Frame 1 (no input): blank canvas, image omitted
Frame 60 (the mouse pressed at the canvas centre just before this capture): blank canvas, image omitted
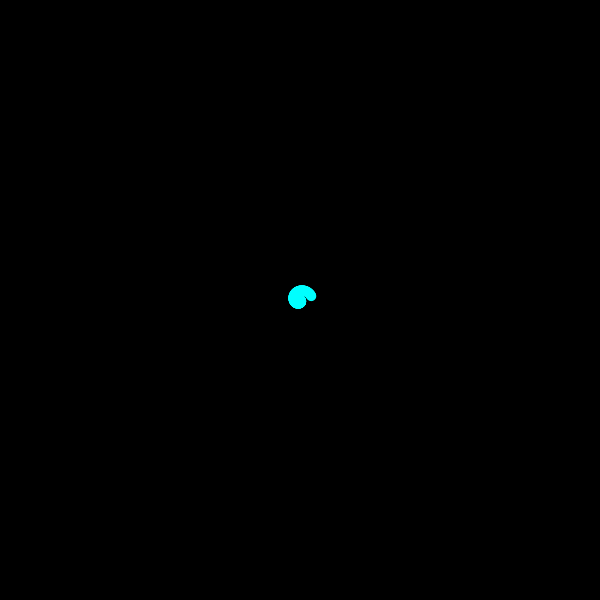
Frame 120 (the mouse held since frame 60 and released just before this capture)

The Processing sketch whose frames 1 and 60 were blank and that drew this single picture after the mouse press (run headless with seeded random() and noise(); from frame 60 on, the mouse is pressed at the canvas centre):

// Processing sketch: day4_03a_polar_Spiral
// ── day4_03a_polar_Spiral.pde
float r = 0;
float theta = 0;

void setup() {
  size(600,600);
  background(0);  
  smooth();
}

void draw() {
//  fill(0,10);
//  rect(0,0,width,height);
  
  float x = r * cos(theta);
  float y = r * sin(theta);
  
  fill(0,255,255);
  noStroke();
  ellipse(x + width/2, y + height/2, 10, 10);
  
  theta += 0.05;
  r += 0.1;
  
}
